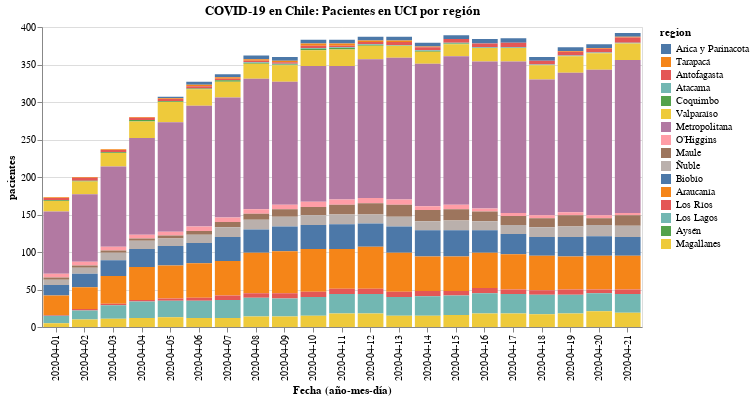

Notebook code for this chart:
### Code cell
#hide_input
bars = alt.Chart(data).mark_bar().encode(
    x=alt.X('date:O', axis=alt.Axis(title='Fecha (año-mes-día)')),
    y=alt.Y('pacientes'),
    color=alt.Color('region:N', sort=regiones),
    order=alt.Order(
    # Sort the segments of the bars by this field
    'codigo region',
    sort='descending'
    )
    ).properties(
    title='COVID-19 en Chile: Pacientes en UCI por región'
)
    
# text = bars.mark_text(
#     align='left',
#     baseline='middle',
#     dx=3  # Nudges text to right so it doesn't appear on top of the bar
# ).encode(
#     text='sum(pacientes):Q'
# )

bars.configure_title(
    fontSize=20,
    font='Courier',
    anchor='start',
    color='gray'
)

bars.properties(width=600, height=300)
# (bars + text).properties(width=600, height=300)

### Figure 1 — Vega-Lite specification as saved in the notebook (floating-point values rounded to 4 significant figures; data arrays with more than 128 entries replaced by an {"elided": "..."} marker saying what was removed)
{"config": {"view": {"continuousWidth": 400, "continuousHeight": 300}}, "data": {"name": "data-4957b080139b5bb952a9e1105d809d12"}, "mark": "bar", "encoding": {"color": {"type": "nominal", "field": "region", "sort": ["Arica y Parinacota", "Tarapacá", "Antofagasta", "Atacama", "Coquimbo", "Valparaíso", "Metropolitana", "O’Higgins", "Maule", "Ñuble", "Biobío", "Araucanía", "Los Ríos", "Los Lagos", "Aysén", "Magallanes"]}, "order": {"type": "quantitative", "field": "codigo region", "sort": "descending"}, "x": {"type": "ordinal", "axis": {"title": "Fecha (año-mes-día)"}, "field": "date"}, "y": {"type": "quantitative", "field": "pacientes"}}, "height": 300, "title": "COVID-19 en Chile: Pacientes en UCI por región", "width": 600, "$schema": "https://vega.github.io/schema/vega-lite/v4.8.1.json", "datasets": {"data-4957b080139b5bb952a9e1105d809d12": {"elided": "336 records"}}}
